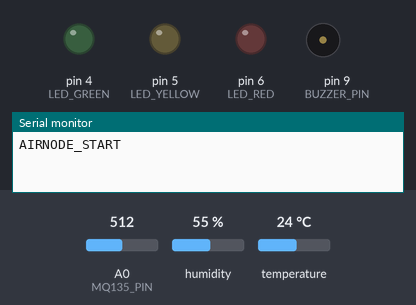
A sketch run on a simulated Arduino Uno, built with avr-gcc and run on an emulated ATmega328P. Shown: output pins drawn as LEDs (lit = HIGH), buzzer (waves = sounding, pin HIGH), the last lines printed to the serial monitor. The inputs (shaded band) are chosen by the test bench; at power-on: A0 (MQ135_PIN) = 512, humidity 55 %, temperature 24 °C.

Above: at 1.7 s.
1.8 s: A0 (MQ135_PIN) set to 585
4.7 s: A0 (MQ135_PIN) set to 608
At 6.8 s:
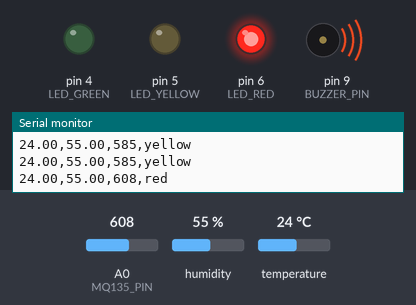
7.6 s: A0 (MQ135_PIN) set to 290
At 8.6 s:
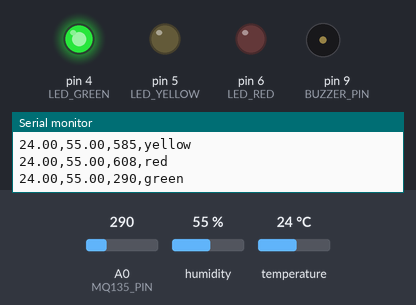
10.5 s: A0 (MQ135_PIN) set to 307
At 12.8 s:
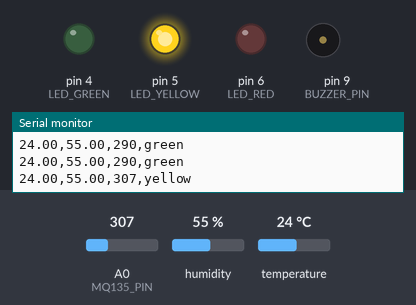
13.5 s: A0 (MQ135_PIN) set to 122
At 15.2 s:
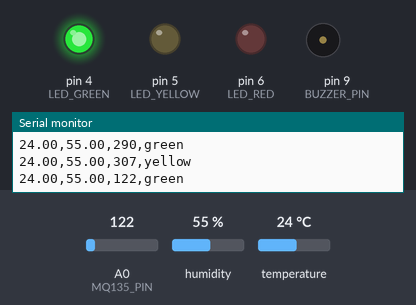
Timing chart, 0 to 16.7 s (numbered marks = the images above; inputs shaded):
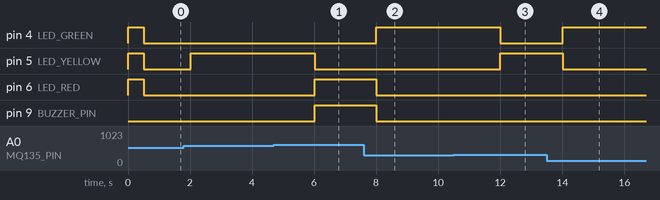

The sketch:

AirNode_Uno_USB.ino
```cpp
/*
 * ============================================================
 * AirNode — Arduino Uno Sketch (USB Direct Mode)
 * ============================================================
 * WIRING:
 *   DHT11 DATA pin  → Uno D7  (+ 10kΩ pull-up to 5V)
 *   DHT11 VCC       → 5V
 *   DHT11 GND       → GND
 *   MQ135 AOUT      → A0
 *   MQ135 VCC       → 5V
 *   MQ135 GND       → GND
 *   Green LED       → D4  (via 220Ω)
 *   Yellow LED      → D5  (via 220Ω)
 *   Red LED         → D6  (via 220Ω)
 *   Buzzer (+)      → D9
 *   All LED cathodes→ GND
 *
 * NO NodeMCU needed. NO WiFi needed.
 * Just plug Uno into PC via USB.
 *
 * REQUIRED LIBRARIES:
 *   - DHT sensor library (Adafruit)
 *   - Adafruit Unified Sensor
 *
 * OUTPUT: one CSV line every 2 seconds on Serial (9600 baud)
 *   temp,humidity,airQuality,ledState
 *   e.g.  24.00,61.00,342,green
 * ============================================================
 */

#include <DHT.h>

// ── Pin Definitions ─────────────────────────────────────────
#define DHT_PIN       7
#define DHT_TYPE      DHT11    // Change to DHT22 if using DHT22
#define MQ135_PIN     A0
#define LED_GREEN     4
#define LED_YELLOW    5
#define LED_RED       6
#define BUZZER_PIN    9

// ── Air Quality Thresholds (MQ135 raw ADC 0–1023) ──────────
#define THRESHOLD_CAUTION   300
#define THRESHOLD_DANGER    600

// ── Read interval ───────────────────────────────────────────
#define READ_INTERVAL_MS    2000

// ── Objects ─────────────────────────────────────────────────
DHT dht(DHT_PIN, DHT_TYPE);

unsigned long lastReadTime = 0;

void setup() {
  Serial.begin(9600);

  pinMode(LED_GREEN,  OUTPUT);
  pinMode(LED_YELLOW, OUTPUT);
  pinMode(LED_RED,    OUTPUT);
  pinMode(BUZZER_PIN, OUTPUT);

  dht.begin();

  // Boot flash
  setLEDs(HIGH, HIGH, HIGH);
  delay(500);
  setLEDs(LOW, LOW, LOW);

  // Send header so Python knows stream started
  Serial.println(F("AIRNODE_START"));
}

void loop() {
  unsigned long now = millis();

  if (now - lastReadTime >= READ_INTERVAL_MS) {
    lastReadTime = now;

    float humidity    = dht.readHumidity();
    float temperature = dht.readTemperature();

    if (isnan(humidity) || isnan(temperature)) {
      Serial.println(F("ERROR,DHT_READ_FAILED"));
      return;
    }

    int airQuality = analogRead(MQ135_PIN);
    String ledState;

    if (airQuality >= THRESHOLD_DANGER) {
      ledState = "red";
      setLEDs(LOW, LOW, HIGH);
      digitalWrite(BUZZER_PIN, HIGH);
    } else if (airQuality >= THRESHOLD_CAUTION) {
      ledState = "yellow";
      setLEDs(LOW, HIGH, LOW);
      digitalWrite(BUZZER_PIN, LOW);
    } else {
      ledState = "green";
      setLEDs(HIGH, LOW, LOW);
      digitalWrite(BUZZER_PIN, LOW);
    }

    // CSV line → read by Python bridge
    Serial.print(temperature, 2);
    Serial.print(",");
    Serial.print(humidity, 2);
    Serial.print(",");
    Serial.print(airQuality);
    Serial.print(",");
    Serial.println(ledState);
  }
}

void setLEDs(int g, int y, int r) {
  digitalWrite(LED_GREEN,  g);
  digitalWrite(LED_YELLOW, y);
  digitalWrite(LED_RED,    r);
}
```

Measured:
- the behaviour switches between 599 and 600 on A0 (MQ135_PIN) (found by bisection; images 0 and 1)
- the behaviour switches between 299 and 300 on A0 (MQ135_PIN) (found by bisection; images 2 and 3)
- after the input at 4.7 s, pin 5 (LED_YELLOW): HIGH → LOW after 1.3 s; pin 6 (LED_RED), pin 9 (BUZZER_PIN): LOW → HIGH after 1.3 s
- after the input at 7.6 s, pin 4 (LED_GREEN): LOW → HIGH after 0.40 s; pin 6 (LED_RED), pin 9 (BUZZER_PIN): HIGH → LOW after 0.40 s
- after the input at 10.5 s, pin 4 (LED_GREEN): HIGH → LOW after 1.5 s; pin 5 (LED_YELLOW): LOW → HIGH after 1.5 s
- after the input at 13.5 s, pin 4 (LED_GREEN): LOW → HIGH after 0.52 s; pin 5 (LED_YELLOW): HIGH → LOW after 0.52 s
